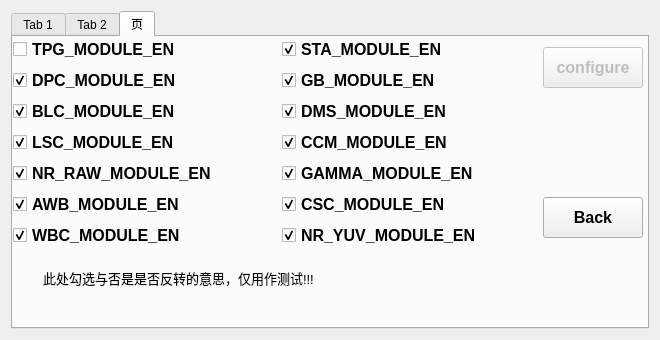
<?xml version="1.0" encoding="UTF-8"?>
<ui version="4.0">
 <class>Debug</class>
 <widget class="QWidget" name="Debug">
  <property name="geometry">
   <rect>
    <x>0</x>
    <y>0</y>
    <width>660</width>
    <height>340</height>
   </rect>
  </property>
  <property name="minimumSize">
   <size>
    <width>660</width>
    <height>340</height>
   </size>
  </property>
  <property name="windowTitle">
   <string>Form</string>
  </property>
  <layout class="QGridLayout" name="gridLayout_3">
   <item row="0" column="0">
    <widget class="QTabWidget" name="tabWidget">
     <property name="enabled">
      <bool>true</bool>
     </property>
     <property name="currentIndex">
      <number>2</number>
     </property>
     <widget class="QWidget" name="tab">
      <attribute name="title">
       <string>Tab 1</string>
      </attribute>
      <widget class="QWidget" name="layoutWidget">
       <property name="geometry">
        <rect>
         <x>100</x>
         <y>10</y>
         <width>431</width>
         <height>231</height>
        </rect>
       </property>
       <layout class="QGridLayout" name="gridLayout_4">
        <item row="0" column="0">
         <widget class="QLabel" name="label">
          <property name="font">
           <font>
            <pointsize>12</pointsize>
           </font>
          </property>
          <property name="text">
           <string>MAIN MENU</string>
          </property>
         </widget>
        </item>
        <item row="1" column="0">
         <widget class="QPushButton" name="sensor_btn">
          <property name="minimumSize">
           <size>
            <width>0</width>
            <height>40</height>
           </size>
          </property>
          <property name="font">
           <font>
            <pointsize>12</pointsize>
            <bold>true</bold>
           </font>
          </property>
          <property name="text">
           <string>Select Video Source : Sensor.</string>
          </property>
         </widget>
        </item>
        <item row="2" column="0">
         <widget class="QPushButton" name="tpg_btn">
          <property name="minimumSize">
           <size>
            <width>0</width>
            <height>40</height>
           </size>
          </property>
          <property name="font">
           <font>
            <pointsize>12</pointsize>
            <bold>true</bold>
           </font>
          </property>
          <property name="text">
           <string>Select Video Source : TPG.</string>
          </property>
         </widget>
        </item>
        <item row="3" column="0">
         <widget class="QPushButton" name="isp_en_btn">
          <property name="minimumSize">
           <size>
            <width>0</width>
            <height>40</height>
           </size>
          </property>
          <property name="font">
           <font>
            <pointsize>12</pointsize>
            <bold>true</bold>
           </font>
          </property>
          <property name="text">
           <string>Enable ISP Module   : ISP.</string>
          </property>
         </widget>
        </item>
        <item row="4" column="0">
         <widget class="QPushButton" name="sd_save_btn">
          <property name="minimumSize">
           <size>
            <width>0</width>
            <height>40</height>
           </size>
          </property>
          <property name="font">
           <font>
            <pointsize>12</pointsize>
            <bold>true</bold>
           </font>
          </property>
          <property name="text">
           <string>Save the image in the SD : SD</string>
          </property>
         </widget>
        </item>
       </layout>
      </widget>
     </widget>
     <widget class="QWidget" name="tab_2">
      <attribute name="title">
       <string>Tab 2</string>
      </attribute>
      <widget class="QPushButton" name="tpg_back_btn">
       <property name="geometry">
        <rect>
         <x>540</x>
         <y>210</y>
         <width>101</width>
         <height>40</height>
        </rect>
       </property>
       <property name="minimumSize">
        <size>
         <width>100</width>
         <height>40</height>
        </size>
       </property>
       <property name="font">
        <font>
         <pointsize>12</pointsize>
         <bold>true</bold>
        </font>
       </property>
       <property name="text">
        <string>Back</string>
       </property>
      </widget>
      <widget class="QPushButton" name="tpg_cfg_btn">
       <property name="enabled">
        <bool>false</bool>
       </property>
       <property name="geometry">
        <rect>
         <x>540</x>
         <y>40</y>
         <width>100</width>
         <height>40</height>
        </rect>
       </property>
       <property name="minimumSize">
        <size>
         <width>100</width>
         <height>40</height>
        </size>
       </property>
       <property name="font">
        <font>
         <pointsize>12</pointsize>
         <bold>true</bold>
        </font>
       </property>
       <property name="text">
        <string>configure</string>
       </property>
      </widget>
      <widget class="QWidget" name="layoutWidget">
       <property name="enabled">
        <bool>true</bool>
       </property>
       <property name="geometry">
        <rect>
         <x>0</x>
         <y>0</y>
         <width>541</width>
         <height>285</height>
        </rect>
       </property>
       <property name="font">
        <font>
         <pointsize>10</pointsize>
         <bold>true</bold>
        </font>
       </property>
       <layout class="QGridLayout" name="gridLayout_2">
        <item row="8" column="0">
         <widget class="QRadioButton" name="radioButton_9">
          <property name="enabled">
           <bool>true</bool>
          </property>
          <property name="font">
           <font>
            <pointsize>8</pointsize>
            <bold>true</bold>
           </font>
          </property>
          <property name="text">
           <string>XTPG_BKGND_COLOR_BARS</string>
          </property>
         </widget>
        </item>
        <item row="1" column="0">
         <widget class="QRadioButton" name="radioButton_2">
          <property name="enabled">
           <bool>true</bool>
          </property>
          <property name="font">
           <font>
            <pointsize>8</pointsize>
            <bold>true</bold>
           </font>
          </property>
          <property name="text">
           <string>XTPG_BKGND_V_RAMP</string>
          </property>
         </widget>
        </item>
        <item row="6" column="0">
         <widget class="QRadioButton" name="radioButton_7">
          <property name="enabled">
           <bool>true</bool>
          </property>
          <property name="font">
           <font>
            <pointsize>8</pointsize>
            <bold>true</bold>
           </font>
          </property>
          <property name="text">
           <string>XTPG_BKGND_SOLID_BLACK</string>
          </property>
         </widget>
        </item>
        <item row="2" column="0">
         <widget class="QRadioButton" name="radioButton_3">
          <property name="enabled">
           <bool>true</bool>
          </property>
          <property name="font">
           <font>
            <pointsize>8</pointsize>
            <bold>true</bold>
           </font>
          </property>
          <property name="text">
           <string>XTPG_BKGND_TEMPORAL_RAMP</string>
          </property>
         </widget>
        </item>
        <item row="3" column="0">
         <widget class="QRadioButton" name="radioButton_4">
          <property name="enabled">
           <bool>true</bool>
          </property>
          <property name="font">
           <font>
            <pointsize>8</pointsize>
            <bold>true</bold>
           </font>
          </property>
          <property name="text">
           <string>XTPG_BKGND_SOLID_RED</string>
          </property>
         </widget>
        </item>
        <item row="7" column="0">
         <widget class="QRadioButton" name="radioButton_8">
          <property name="enabled">
           <bool>true</bool>
          </property>
          <property name="font">
           <font>
            <pointsize>8</pointsize>
            <bold>true</bold>
           </font>
          </property>
          <property name="text">
           <string>XTPG_BKGND_SOLID_WHITE</string>
          </property>
         </widget>
        </item>
        <item row="4" column="0">
         <widget class="QRadioButton" name="radioButton_5">
          <property name="enabled">
           <bool>true</bool>
          </property>
          <property name="font">
           <font>
            <pointsize>8</pointsize>
            <bold>true</bold>
           </font>
          </property>
          <property name="text">
           <string>XTPG_BKGND_SOLID_GREEN</string>
          </property>
         </widget>
        </item>
        <item row="5" column="0">
         <widget class="QRadioButton" name="radioButton_6">
          <property name="enabled">
           <bool>true</bool>
          </property>
          <property name="font">
           <font>
            <pointsize>8</pointsize>
            <bold>true</bold>
           </font>
          </property>
          <property name="text">
           <string>XTPG_BKGND_SOLID_BLUE</string>
          </property>
         </widget>
        </item>
        <item row="0" column="0">
         <widget class="QRadioButton" name="radioButton_1">
          <property name="enabled">
           <bool>true</bool>
          </property>
          <property name="font">
           <font>
            <pointsize>8</pointsize>
            <bold>true</bold>
           </font>
          </property>
          <property name="text">
           <string>XTPG_BKGND_H_RAMP</string>
          </property>
          <property name="checked">
           <bool>true</bool>
          </property>
         </widget>
        </item>
        <item row="9" column="0">
         <widget class="QRadioButton" name="radioButton_10">
          <property name="enabled">
           <bool>true</bool>
          </property>
          <property name="font">
           <font>
            <pointsize>8</pointsize>
            <bold>true</bold>
           </font>
          </property>
          <property name="text">
           <string>XTPG_BKGND_ZONE_PLATE</string>
          </property>
         </widget>
        </item>
        <item row="0" column="1">
         <widget class="QRadioButton" name="radioButton_11">
          <property name="enabled">
           <bool>true</bool>
          </property>
          <property name="font">
           <font>
            <pointsize>8</pointsize>
            <bold>true</bold>
           </font>
          </property>
          <property name="text">
           <string>XTPG_BKGND_TARTAN_COLOR_BARS</string>
          </property>
         </widget>
        </item>
        <item row="1" column="1">
         <widget class="QRadioButton" name="radioButton_12">
          <property name="enabled">
           <bool>true</bool>
          </property>
          <property name="font">
           <font>
            <pointsize>8</pointsize>
            <bold>true</bold>
           </font>
          </property>
          <property name="text">
           <string>XTPG_BKGND_CROSS_HATCH</string>
          </property>
         </widget>
        </item>
        <item row="2" column="1">
         <widget class="QRadioButton" name="radioButton_13">
          <property name="enabled">
           <bool>true</bool>
          </property>
          <property name="font">
           <font>
            <pointsize>8</pointsize>
            <bold>true</bold>
           </font>
          </property>
          <property name="text">
           <string>XTPG_BKGND_RAINBOW_COLOR</string>
          </property>
         </widget>
        </item>
        <item row="3" column="1">
         <widget class="QRadioButton" name="radioButton_14">
          <property name="enabled">
           <bool>true</bool>
          </property>
          <property name="font">
           <font>
            <pointsize>8</pointsize>
            <bold>true</bold>
           </font>
          </property>
          <property name="text">
           <string>XTPG_BKGND_HV_RAMP</string>
          </property>
         </widget>
        </item>
        <item row="4" column="1">
         <widget class="QRadioButton" name="radioButton_15">
          <property name="enabled">
           <bool>true</bool>
          </property>
          <property name="font">
           <font>
            <pointsize>8</pointsize>
            <bold>true</bold>
           </font>
          </property>
          <property name="text">
           <string>XTPG_BKGND_CHECKER_BOARD</string>
          </property>
         </widget>
        </item>
        <item row="5" column="1">
         <widget class="QRadioButton" name="radioButton_16">
          <property name="enabled">
           <bool>true</bool>
          </property>
          <property name="font">
           <font>
            <pointsize>8</pointsize>
            <bold>true</bold>
           </font>
          </property>
          <property name="text">
           <string>XTPG_BKGND_PBRS</string>
          </property>
         </widget>
        </item>
        <item row="6" column="1">
         <widget class="QRadioButton" name="radioButton_17">
          <property name="enabled">
           <bool>true</bool>
          </property>
          <property name="font">
           <font>
            <pointsize>8</pointsize>
            <bold>true</bold>
           </font>
          </property>
          <property name="text">
           <string>XTPG_BKGND_DP_COLOR_RAMP</string>
          </property>
         </widget>
        </item>
        <item row="7" column="1">
         <widget class="QRadioButton" name="radioButton_18">
          <property name="enabled">
           <bool>true</bool>
          </property>
          <property name="font">
           <font>
            <pointsize>8</pointsize>
            <bold>true</bold>
           </font>
          </property>
          <property name="text">
           <string>XTPG_BKGND_DP_BW_VERTICAL_LINE</string>
          </property>
         </widget>
        </item>
        <item row="8" column="1">
         <widget class="QRadioButton" name="radioButton_19">
          <property name="enabled">
           <bool>true</bool>
          </property>
          <property name="font">
           <font>
            <pointsize>8</pointsize>
            <bold>true</bold>
           </font>
          </property>
          <property name="text">
           <string>XTPG_BKGND_DP_COLOR_SQUARE</string>
          </property>
         </widget>
        </item>
        <item row="9" column="1">
         <widget class="QRadioButton" name="radioButton_20">
          <property name="enabled">
           <bool>true</bool>
          </property>
          <property name="font">
           <font>
            <pointsize>8</pointsize>
            <bold>true</bold>
           </font>
          </property>
          <property name="text">
           <string>XTPG_BKGND_LAST</string>
          </property>
         </widget>
        </item>
       </layout>
      </widget>
     </widget>
     <widget class="QWidget" name="tab_3">
      <attribute name="title">
       <string>页</string>
      </attribute>
      <widget class="QPushButton" name="isp_cfg_btn">
       <property name="enabled">
        <bool>false</bool>
       </property>
       <property name="geometry">
        <rect>
         <x>530</x>
         <y>10</y>
         <width>100</width>
         <height>41</height>
        </rect>
       </property>
       <property name="minimumSize">
        <size>
         <width>100</width>
         <height>40</height>
        </size>
       </property>
       <property name="font">
        <font>
         <pointsize>12</pointsize>
         <bold>true</bold>
        </font>
       </property>
       <property name="text">
        <string>configure</string>
       </property>
       <property name="checkable">
        <bool>false</bool>
       </property>
      </widget>
      <widget class="QPushButton" name="isp_back_btn">
       <property name="geometry">
        <rect>
         <x>530</x>
         <y>160</y>
         <width>100</width>
         <height>41</height>
        </rect>
       </property>
       <property name="minimumSize">
        <size>
         <width>100</width>
         <height>40</height>
        </size>
       </property>
       <property name="font">
        <font>
         <pointsize>12</pointsize>
         <bold>true</bold>
        </font>
       </property>
       <property name="text">
        <string>Back</string>
       </property>
      </widget>
      <widget class="QLabel" name="label_3">
       <property name="geometry">
        <rect>
         <x>30</x>
         <y>230</y>
         <width>351</width>
         <height>21</height>
        </rect>
       </property>
       <property name="font">
        <font>
         <pointsize>10</pointsize>
        </font>
       </property>
       <property name="text">
        <string>此处勾选与否是是否反转的意思，仅用作测试!!!</string>
       </property>
      </widget>
      <widget class="QWidget" name="layoutWidget">
       <property name="geometry">
        <rect>
         <x>0</x>
         <y>0</y>
         <width>531</width>
         <height>211</height>
        </rect>
       </property>
       <layout class="QGridLayout" name="gridLayout">
        <item row="2" column="0">
         <widget class="QCheckBox" name="BLC_MODULE_EN_check">
          <property name="enabled">
           <bool>true</bool>
          </property>
          <property name="font">
           <font>
            <pointsize>12</pointsize>
            <bold>true</bold>
           </font>
          </property>
          <property name="text">
           <string>BLC_MODULE_EN</string>
          </property>
          <property name="checked">
           <bool>true</bool>
          </property>
         </widget>
        </item>
        <item row="5" column="0">
         <widget class="QCheckBox" name="AWB_MODULE_EN_check">
          <property name="enabled">
           <bool>true</bool>
          </property>
          <property name="font">
           <font>
            <pointsize>12</pointsize>
            <bold>true</bold>
           </font>
          </property>
          <property name="text">
           <string>AWB_MODULE_EN</string>
          </property>
          <property name="checked">
           <bool>true</bool>
          </property>
         </widget>
        </item>
        <item row="3" column="0">
         <widget class="QCheckBox" name="LSC_MODULE_EN_check">
          <property name="enabled">
           <bool>true</bool>
          </property>
          <property name="font">
           <font>
            <pointsize>12</pointsize>
            <bold>true</bold>
           </font>
          </property>
          <property name="text">
           <string>LSC_MODULE_EN</string>
          </property>
          <property name="checked">
           <bool>true</bool>
          </property>
         </widget>
        </item>
        <item row="1" column="0">
         <widget class="QCheckBox" name="DPC_MODULE_EN_check">
          <property name="enabled">
           <bool>true</bool>
          </property>
          <property name="font">
           <font>
            <pointsize>12</pointsize>
            <bold>true</bold>
           </font>
          </property>
          <property name="text">
           <string>DPC_MODULE_EN</string>
          </property>
          <property name="checked">
           <bool>true</bool>
          </property>
         </widget>
        </item>
        <item row="0" column="0">
         <widget class="QCheckBox" name="TPG_MODULE_EN_check">
          <property name="enabled">
           <bool>true</bool>
          </property>
          <property name="font">
           <font>
            <pointsize>12</pointsize>
            <bold>true</bold>
           </font>
          </property>
          <property name="text">
           <string>TPG_MODULE_EN</string>
          </property>
          <property name="checked">
           <bool>false</bool>
          </property>
         </widget>
        </item>
        <item row="4" column="0">
         <widget class="QCheckBox" name="NR_RAW_MODULE_EN_check">
          <property name="enabled">
           <bool>true</bool>
          </property>
          <property name="font">
           <font>
            <pointsize>12</pointsize>
            <bold>true</bold>
           </font>
          </property>
          <property name="text">
           <string>NR_RAW_MODULE_EN</string>
          </property>
          <property name="checked">
           <bool>true</bool>
          </property>
         </widget>
        </item>
        <item row="6" column="0">
         <widget class="QCheckBox" name="WBC_MODULE_EN_check">
          <property name="enabled">
           <bool>true</bool>
          </property>
          <property name="font">
           <font>
            <pointsize>12</pointsize>
            <bold>true</bold>
           </font>
          </property>
          <property name="text">
           <string>WBC_MODULE_EN</string>
          </property>
          <property name="checked">
           <bool>true</bool>
          </property>
         </widget>
        </item>
        <item row="0" column="1">
         <widget class="QCheckBox" name="STA_MODULE_EN_check">
          <property name="enabled">
           <bool>true</bool>
          </property>
          <property name="font">
           <font>
            <pointsize>12</pointsize>
            <bold>true</bold>
           </font>
          </property>
          <property name="text">
           <string>STA_MODULE_EN</string>
          </property>
          <property name="checked">
           <bool>true</bool>
          </property>
         </widget>
        </item>
        <item row="1" column="1">
         <widget class="QCheckBox" name="GB_MODULE_EN_check">
          <property name="enabled">
           <bool>true</bool>
          </property>
          <property name="font">
           <font>
            <pointsize>12</pointsize>
            <bold>true</bold>
           </font>
          </property>
          <property name="text">
           <string>GB_MODULE_EN</string>
          </property>
          <property name="checked">
           <bool>true</bool>
          </property>
         </widget>
        </item>
        <item row="2" column="1">
         <widget class="QCheckBox" name="DMS_MODULE_EN_check">
          <property name="enabled">
           <bool>true</bool>
          </property>
          <property name="font">
           <font>
            <pointsize>12</pointsize>
            <bold>true</bold>
           </font>
          </property>
          <property name="text">
           <string>DMS_MODULE_EN</string>
          </property>
          <property name="checked">
           <bool>true</bool>
          </property>
         </widget>
        </item>
        <item row="3" column="1">
         <widget class="QCheckBox" name="CCM_MODULE_EN_check">
          <property name="enabled">
           <bool>true</bool>
          </property>
          <property name="font">
           <font>
            <pointsize>12</pointsize>
            <bold>true</bold>
           </font>
          </property>
          <property name="text">
           <string>CCM_MODULE_EN</string>
          </property>
          <property name="checked">
           <bool>true</bool>
          </property>
         </widget>
        </item>
        <item row="4" column="1">
         <widget class="QCheckBox" name="GAMMA_MODULE_EN_check">
          <property name="enabled">
           <bool>true</bool>
          </property>
          <property name="font">
           <font>
            <pointsize>12</pointsize>
            <bold>true</bold>
           </font>
          </property>
          <property name="text">
           <string>GAMMA_MODULE_EN</string>
          </property>
          <property name="checked">
           <bool>true</bool>
          </property>
         </widget>
        </item>
        <item row="5" column="1">
         <widget class="QCheckBox" name="CSC_MODULE_EN_check">
          <property name="enabled">
           <bool>true</bool>
          </property>
          <property name="font">
           <font>
            <pointsize>12</pointsize>
            <bold>true</bold>
           </font>
          </property>
          <property name="text">
           <string>CSC_MODULE_EN</string>
          </property>
          <property name="checked">
           <bool>true</bool>
          </property>
         </widget>
        </item>
        <item row="6" column="1">
         <widget class="QCheckBox" name="NR_YUV_MODULE_EN_check">
          <property name="enabled">
           <bool>true</bool>
          </property>
          <property name="font">
           <font>
            <pointsize>12</pointsize>
            <bold>true</bold>
           </font>
          </property>
          <property name="text">
           <string>NR_YUV_MODULE_EN</string>
          </property>
          <property name="checked">
           <bool>true</bool>
          </property>
         </widget>
        </item>
       </layout>
      </widget>
     </widget>
    </widget>
   </item>
  </layout>
 </widget>
 <resources/>
 <connections/>
</ui>
